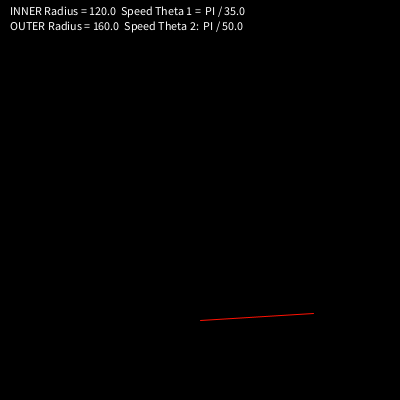
Frame 1 (no input)
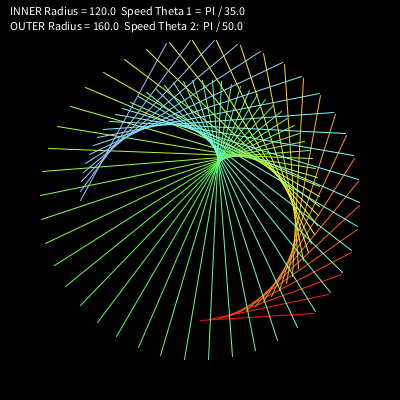
Frame 60 (the mouse pressed at the canvas centre just before this capture)
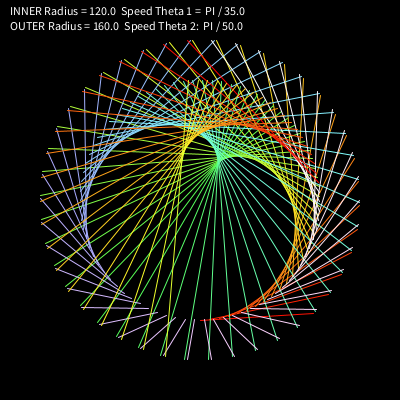
Frame 120 (the mouse held since frame 60 and released just before this capture)

The Processing sketch that drew these frames (run headless with seeded random() and noise(); from frame 60 on, the mouse is pressed at the canvas centre):

// Processing sketch: spinning_thingy
// ── spinning_thingy.pde
float x1, y1, x2, y2;
int c = 0;
int d = 100;
//attributes of the two circles - change to get differnt outputs
float r1 = 120, r2=160;
float theta1 = 0, theta2 = PI/4;
float speedTh1 = PI/35, speedTh2 = PI/50;  

void setup() {
  size(400, 400);
  background(0);
  stroke(255, 255, 0, 50);  // line color
  fill(255);             // text color
  text("INNER Radius = " + r1 + "  Speed Theta 1 =  PI / " + PI/speedTh1, 10, 15);
  text("OUTER Radius = " + r2 + "  Speed Theta 2:  PI / " + PI/speedTh2, 10, 30);
}
void draw() {
  translate(width/2, height/2);
  x1 = r1*sin(theta1);
  y1 = r1*cos(theta1);
  x2 = r2*sin(theta2);
  y2 = r2*cos(theta2);
  colorMode(HSB, 100);
  c = c < 100 ? ++c : 0;
  d = d > 0 ? --d : 100;
  stroke(c, d, 100); 
  line(x1, y1, x2, y2);

  theta1+=0.08;
  theta2+=0.15;
}
